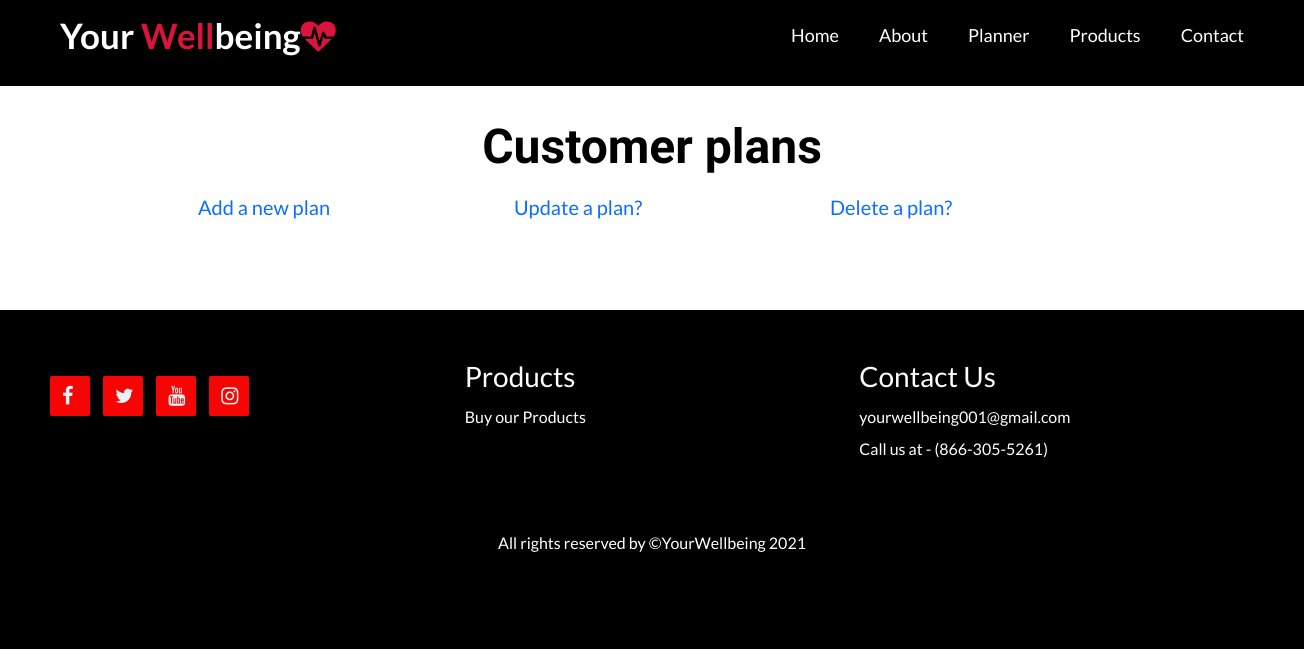
Page /workouts-list.php on the earlier database version.
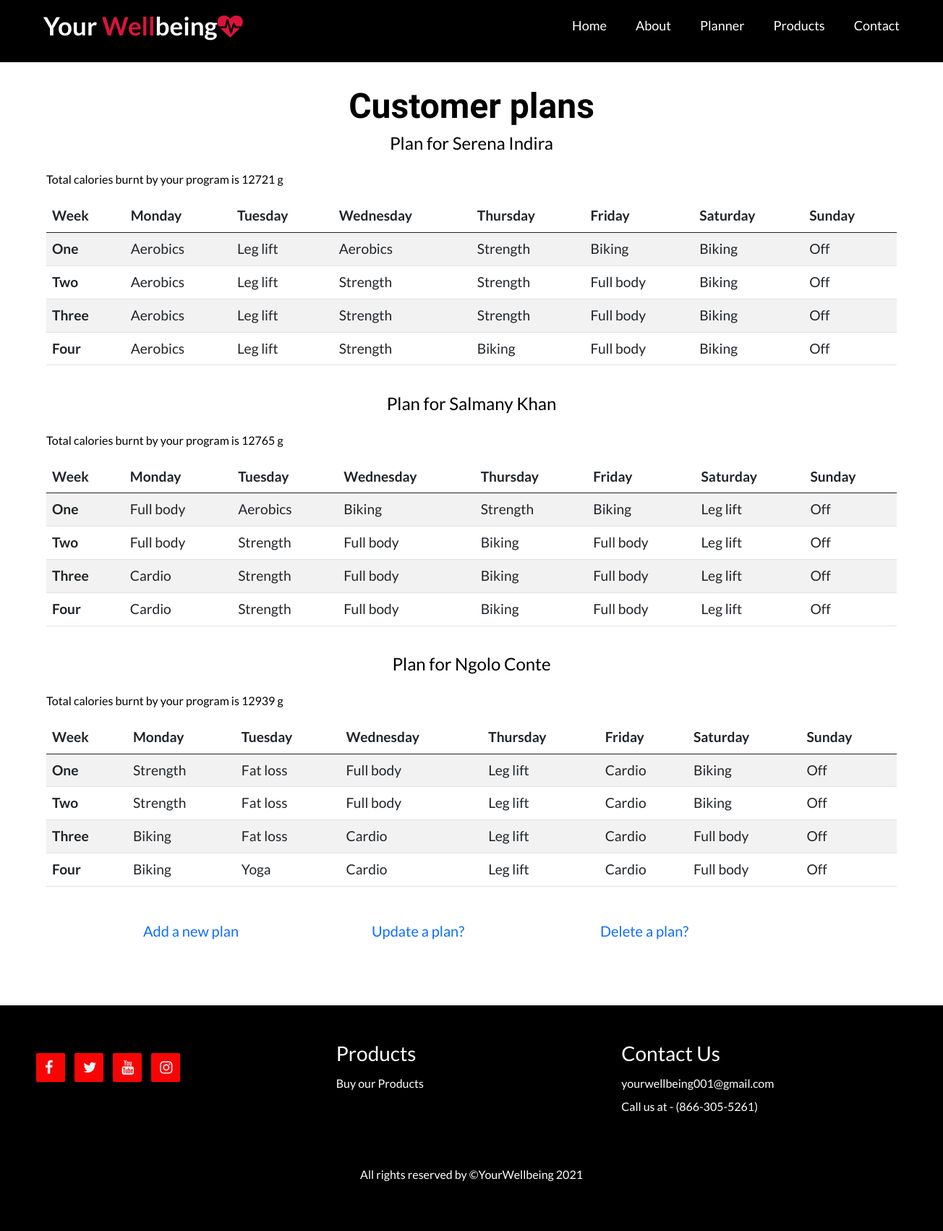
Same page on the later database version.
### tables this page shows
CREATE TABLE `exercises` (
  `id` int(11) NOT NULL,
  `exercise_name` varchar(50) NOT NULL,
  `exercise_description` text NOT NULL,
  `calorie_burnt` decimal(6,2) NOT NULL
);

CREATE TABLE `users` (
  `id` int(11) NOT NULL,
  `first_name` varchar(50) NOT NULL,
  `last_name` varchar(50) NOT NULL,
  `email` varchar(255) NOT NULL,
  `password` varchar(100) NOT NULL,
  `age` int(11) NOT NULL,
  `profile_picture` blob DEFAULT NULL,
  `user_data_id` int(11) NOT NULL,
  `coach_id` int(11) NOT NULL
);

### Models/Workouts.php (called while the page is built, shortened)
<?php
    class Workout
    {
        public function getAllWorkouts($dbcon){
            $sql = "SELECT exercise_name,calorie_burnt, users.id,users.first_name,users.last_name FROM workouts_exercises
                      JOIN users ON workouts_exercises.user_id = users.id
                      JOIN exercises ON workouts_exercises.exercise_id = exercises.id
                      ORDER by users.id,week,day_number";
            $statement = $dbcon->prepare($sql);
            $statement->execute();
            $workouts = $statement->fetchAll(PDO::FETCH_OBJ);
            return $workouts;
        }
    }
?>

### workouts-list.php (the view)
<?php
    include 'header.php';
    require_once 'Models/Database.php';
    require_once 'Models/Workouts.php';
    $dbcon = Database::getDb();
    $workout = new Workout();
    $workouts =  $workout->getAllWorkouts($dbcon);
?>
<main class="container planner">
	<div class="row">
		<h1>Customer plans</h1>
		<?php
			$nbWeek=4;
			$weekDays=7;
			$tabNum=ceil(count($workouts)/($weekDays*$nbWeek));
			for ($k=0;$k<$tabNum;$k++)
			{
				echo '<div class="workout general table-responsive col-lg-12">
				<h3> Plan for '.$workouts[$k*$nbWeek*$weekDays]->first_name.' '.$workouts[$k*$nbWeek*$weekDays]->last_name.'</h3>';
				$calories=0;
				for($val=0;$val<28;$val++){
					if($workouts[$val+$k*$nbWeek*$weekDays]!=""){
						$calories+=$workouts[$val+$k*$nbWeek*$weekDays]->calorie_burnt;
					}
				}
				echo '<p>Total calories burnt by your program is '.$calories. ' g</p>';
				$weekNb=array("One","Two","Three","Four");
				echo '<table class="table table-striped">
				<thead >
				<tr>
				<th scope="col">Week</th>
				<th scope="col">Monday</th>
				<th scope="col">Tuesday</th>
				<th scope="col">Wednesday</th>
				<th scope="col">Thursday</th>
				<th scope="col">Friday</th>
				<th scope="col">Saturday</th>
				<th scope="col">Sunday</th>
				</tr>
				</thead>
				<tbody>';
				for($i=0;$i<$nbWeek;$i++){
					echo '<tr>
					<th scope="row">'.$weekNb[$i].'</th>';
					for($j=0;$j<$weekDays;$j++){
						$current=$j+$i*$weekDays;
						if(!empty($workouts[$current+$k*$nbWeek*$weekDays]->exercise_name)){
							echo '<td>'.$workouts[$current+$k*$nbWeek*$weekDays]->exercise_name.'</td>';
						}
					}
					echo '</tr>';
				}
				echo '</tbody>
				</table>
				</div>';
			}
		?>
	</div>
	<div class="row justify-content-center">
		<div class=" m-2 offset-lg-3 offset-3  col-6 col-sm-3">
			<a href="add-workout.php">Add a new plan</a>
		</div>
		<div class="m-2 offset-3  col-6 col-sm-3">
			<a href="update-workout.php">Update a plan?</a>
		</div>
		<div class="m-2 offset-3  col-6 col-sm-3">
			<a href="delete-workout.php">Delete a plan?</a>
		</div>
	</div>
</main>
<?php include 'footer.php'; ?>

### header.php (shortened to what this page needs)
<!DOCTYPE html>
<html lang="en">
	<head>
		<link href="https://cdn.jsdelivr.net/npm/bootstrap@5.0.0-beta2/dist/css/bootstrap.min.css" rel="stylesheet">
		<link rel="stylesheet" type="text/css" href="./css/home_style.css">
		<link href="https://cdnjs.cloudflare.com/ajax/libs/animate.css/3.6.2/animate.min.css" rel="stylesheet">
		<link rel="stylesheet" type="text/css" href="./css/planner.css">
		<link rel="stylesheet" type="text/css" href="./css/login.css">
		<link rel="stylesheet" href="https://cdnjs.cloudflare.com/ajax/libs/font-awesome/4.7.0/css/font-awesome.min.css">
	</head>
    <body>
		<nav>
			<div class="logo">
				<a href="#">Your <span class="red">Well</span>being<span><i class="fa fa-heartbeat"></i></span></a>
			</div>
			<ul>
				<li><a href="homepage.php">Home</a></li>
				<li><a href="#">About</a></li>
				<li>
					<a href="planner.php">Planner</a>
				</li>
				<li>
					<a href="#">Products</a>
				</li>
				<li>
					<a href="#">Contact</a>
				</li>
			</ul>
		</nav>

### footer.php (shortened to what this page needs)
<footer class="footer">
			<div class="footer-left">
				<div class="socials">
					<a href="#"><i class="fa fa-facebook"></i></a>
					<a href="#"><i class="fa fa-twitter"></i></a>
					<a href="#"><i class="fa fa-youtube"></i></a>
					<a href="#"><i class="fa fa-instagram"></i></a>
				</div>
			</div>
			<ul class="footer-right">
				<li>
					<h3>Products</h3>
					<ul class="box">
						<li><a href="#">Buy our Products</a></li>
					</ul>
				</li>
				<li>
					<h3>Contact Us</h3>
					<ul class="box">
						<li><a href="#">yourwellbeing001@gmail.com</a></li>
						<li>Call us at - (866-305-5261)</li>
					</ul>
				</li>
			</ul>
			<div class="footer-bottom">
				<p>All rights reserved by &copy;YourWellbeing 2021</p>
			</div>
		</footer>

### css/home_style.css (style rules this page uses)
*,*:before, *:after { box-sizing: border-box; }
body { width: 100%; margin: 0; padding: 0; font-family: "Lato", sans-serif; background-color: #000; }
nav { width:100%; background: #000; }
nav .logo { float: left; color: white; font-size: 27px; font-weight: 600; line-height: 70px; padding-left: 60px; }
nav .logo a { text-decoration: none; color: #fff; font-size: 35px; }
nav .logo span { color: crimson; }
nav:after { content: ''; clear: both; display: table; }
nav ul { float: right; list-style: none; margin-right: 40px; position: relative; }
nav ul li { float: left; display: inline-block; margin: 0 5px; background: #000; }
nav ul li a { color: #fff; text-decoration: none; line-height: 70px; font-size: 18px; padding: 8px 15px; }
footer { display: -webkit-flex; display: -moz-flex; display: -ms-flex; display: -o-flex; display: flex; flex-flow: row wrap; padding: 50px; color: #fff; background-color: #000; }
.footer > * { flex: 1 100%; }
.footer-left { margin-right: 1.25em; margin-bottom: 2em; }
.footer ul { list-style: none; padding-left: 0; }
.footer li { line-height: 2em; }
.footer a { text-decoration: none; }
.footer-right { display: -webkit-flex; display: -moz-flex; display: -ms-flex; display: -o-flex; display: flex; flex-flow: row-wrap; }
.footer-right > * { flex: 1 50%; margin-right: 1.25em; }
.box a { color: #fff; }
.footer-bottom { text-align: center; color: #fff; padding-top: 50px; }
.socials a { background: #f70505; width: 40px; height: 40px; display: inline-block; margin-right: 10px; border-radius: 2px; }
.socials a i { color: #e7f2f4; padding: 10px 12px; font-size: 20px; }
@media screen and (min-width: 600px) { .footer-right > * { flex: 1; } }
@media screen and (min-width: 600px) { .footer-left { flex: 1; } }
@media screen and (min-width: 600px) { .footer-right { flex: 2 0px; } }

### css/planner.css (style rules this page uses)
.planner,.testimonials,.coach { background-color:white; max-width:100%; padding-bottom:5em; padding-top:2em; color: black; }
.planner h1,.testimonials h1,.coach h1 { text-align:center; font-family:'Parisienne','Lato', 'Raleway',sans-serif, cursive; font-size:3em; font-weight:bold; }
.row,.planner .row,.exercise .row, .planner form { max-width:1200px; margin:0 auto; }
.planner .workout { position:relative; }
.planner .workout table { font-size:1.2em; margin-bottom:2em; }
.planner .workout h3 { font-size:1.5em; margin-bottom:1em; text-align:center; }
.planner a, .coach a,.testimonials a { text-decoration:none; font-size:1.25em; }

Differences in the rows shown:
now on this page (row edited): exercises: users.first_name "Serena", users.last_name "Indira", calories "12721", i "One", exercise_name "Aerobics", i "Two", i "Three", i "Four"
now on this page (row edited): exercises: exercise_name "Leg lift"
now on this page (row edited): exercises: exercise_name "Strength", users.first_name "Ngolo", users.last_name "Conte", calories "12939", i "One", i "Two", i "Three", i "Four"
now on this page (row edited): exercises: exercise_name "Biking"
added exercises: exercise_name "Off"
added exercises: exercise_name "Full body", users.first_name "Salmany", users.last_name "Khan", calories "12765", i "One", i "Two", i "Three", i "Four"
added exercises: exercise_name "Cardio"
added exercises: exercise_name "Fat loss"
added exercises: exercise_name "Yoga", shown under "Four"
